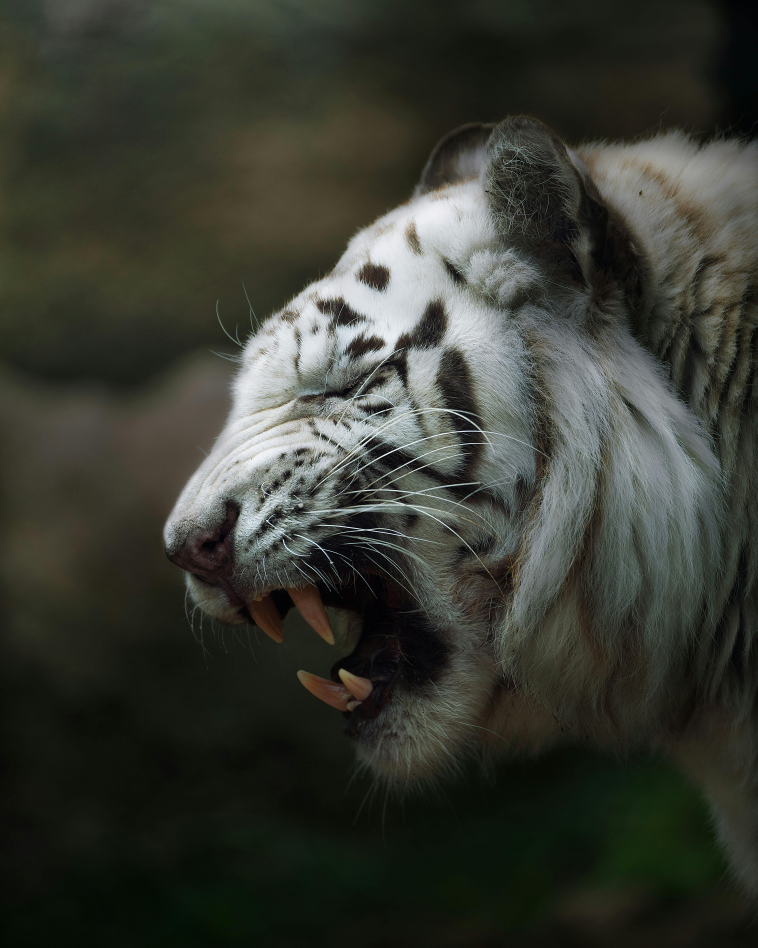
#> input picture Class_Codes/Lab9_3_FEB_CV_MAMSAMRISH/pexels-gabriele-brancati-32566116-7627322.jpg, 5304 x 6630 px (shown at 1/7 size)
$ jupyter execute --allow-errors PILLOW.IPYNB
#> lines starting #> are read from the running program, lines starting #| are printed output that depends on the picture
[cell 1]
from PIL import Image
import matplotlib.pyplot as plt

### Reading the Image

[cell 2]
img = Image.open("pexels-gabriele-brancati-32566116-7627322.jpg")
#> img is the input picture: PIL image 5304x6630 RGB; mean R, G, B 55.9, 58.4, 50.1
#> (the rest of this cell did not finish here and is left out)

### Converting to the Grayscale

[cell 3]
image_gray = img.convert("L")

### Resizing the Image to 500 x 500

[cell 4]
image_gray = image_gray.resize((500, 500))
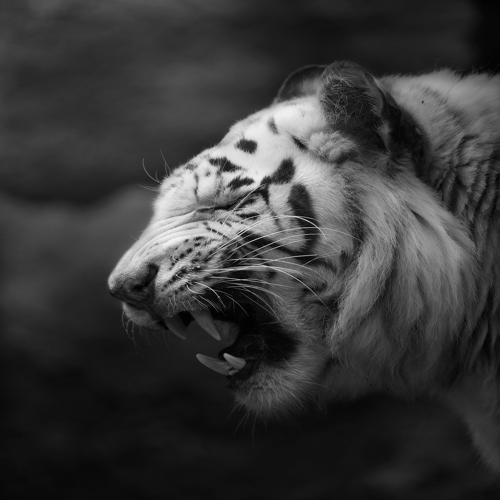
#> image_gray: PIL image 500x500 L; min 0, max 243, mean 56.7

### Finding Out The Maximum & Minimum Intensity Values

[cell 5]
pixels = list(image_gray.getdata())
#> pixels = 250000 items
min_intensity = min(pixels)
#> min_intensity = 0
max_intensity = max(pixels)
#> max_intensity = 243
print(f" Minimum Intensity Pixel Is {min_intensity}")
#|  Minimum Intensity Pixel Is 0
print(f" Maximum Intensity Pixel Is {max_intensity}")
#|  Maximum Intensity Pixel Is 243

### Gray Scale Histogram

[cell 6]
manual_hist = [0] * 256
for p in pixels:
    manual_hist[p] += 1
#> this loop made 250000 passes
#> p on passes 1 to 3: 56, 57, 57
#> after the loop, manual_hist = 256 values, max 10973 at index 16, min 0 at index 244, mean 976.6

builtin_hist = image_gray.histogram()
#> builtin_hist has the same summary as manual_hist
plt.figure()
plt.title("Manual Gray Scale Histogram")
plt.xlabel(" Pixel Intensity")
plt.ylabel(" Number of Pixels")
plt.plot(manual_hist, color='black')

plt.figure()
plt.title("Built In Gray Scale Histogram")
plt.xlabel(" Pixel Intensity")
plt.ylabel(" Number of Pixels")
plt.plot(builtin_hist, color='red')
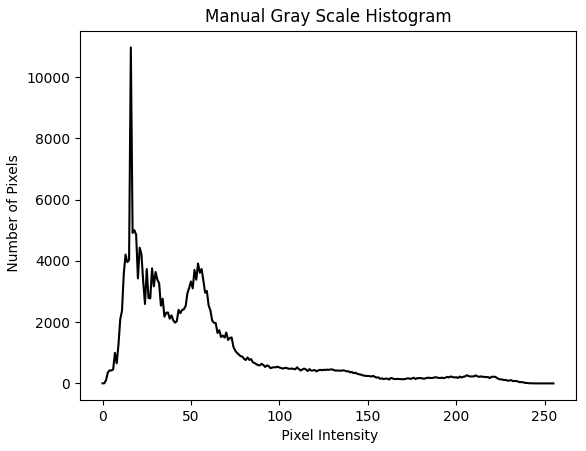
#> figure drawn by matplotlib, 1 panel; curve peaks at x = 16, y = 10973
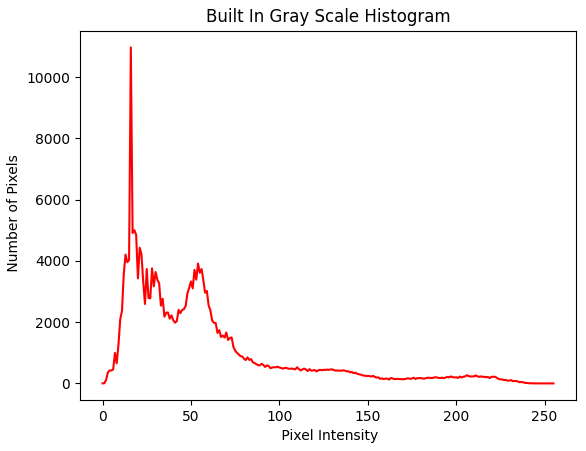
#> figure drawn by matplotlib, 1 panel; curve peaks at x = 16, y = 10973
